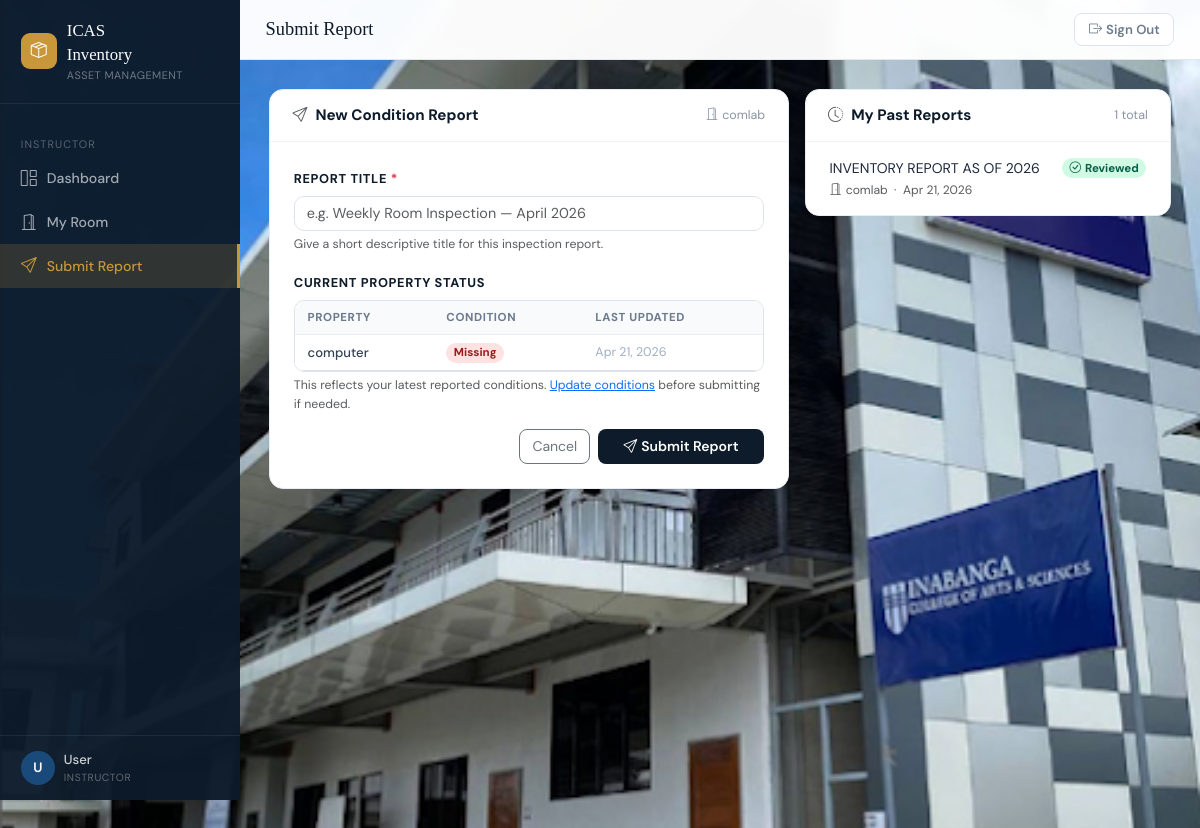
Page /instructor/submit_report.php (signed in) on the earlier database version.
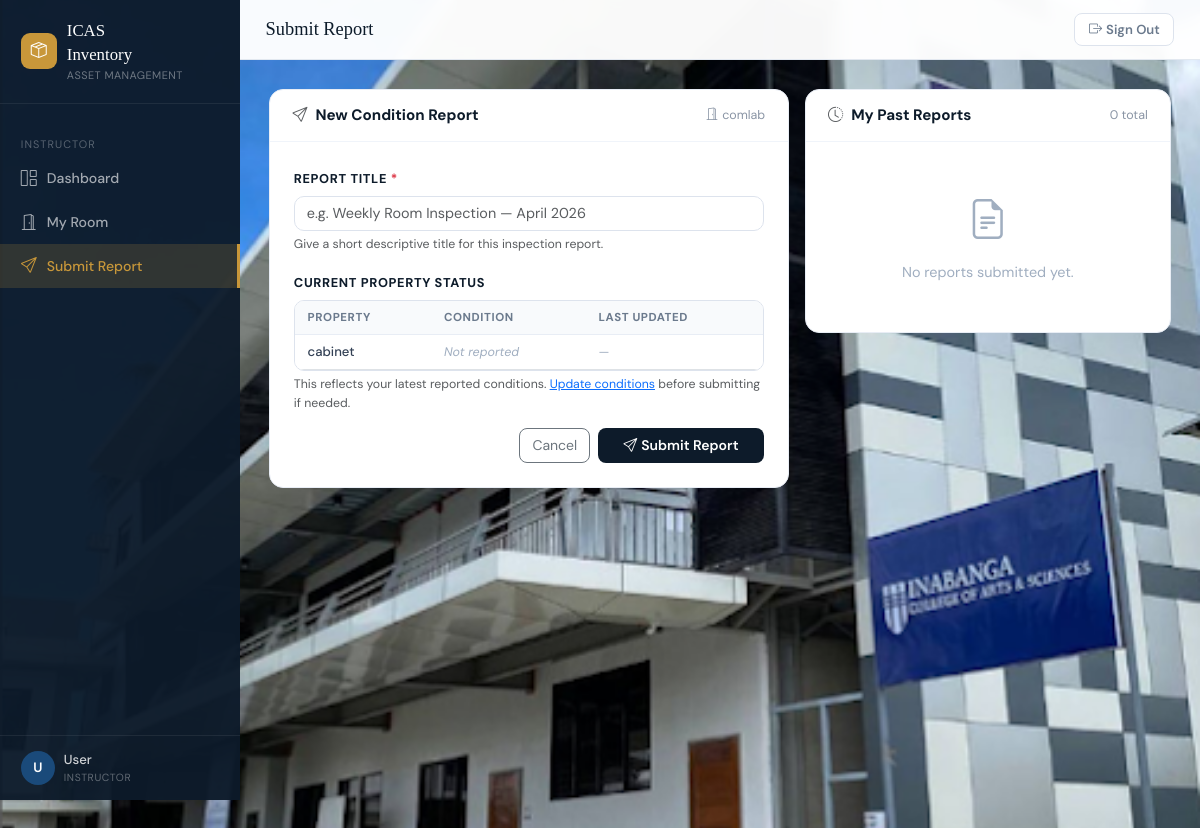
Same page on the later database version.
### tables this page shows
CREATE TABLE `properties` (
  `id` int(11) NOT NULL,
  `room_id` int(11) NOT NULL,
  `property_name` varchar(150) NOT NULL,
  `category` varchar(100) DEFAULT NULL,
  `serial_no` varchar(100) DEFAULT NULL,
  `quantity` int(11) DEFAULT 1,
  `date_acquired` date DEFAULT NULL,
  `remarks` text DEFAULT NULL
);

CREATE TABLE `reports` (
  `id` int(11) NOT NULL,
  `instructor_id` int(11) NOT NULL,
  `room_id` int(11) NOT NULL,
  `title` varchar(200) DEFAULT NULL,
  `status` enum('pending','reviewed') DEFAULT 'pending',
  `submitted_at` timestamp NOT NULL DEFAULT current_timestamp()
);

CREATE TABLE `rooms` (
  `id` int(11) NOT NULL,
  `room_name` varchar(100) NOT NULL,
  `location` varchar(100) DEFAULT NULL,
  `description` text DEFAULT NULL
);

### instructor/submit_report.php (the view, shortened to what the changed rows need)
<?php
require_once '../config/db.php';
$user    = current_user();
$user_id = $user['id'];
$stmt = $pdo->prepare('
    SELECT ra.id AS assignment_id, r.id AS room_id, r.room_name, r.location, ra.assigned_date
    FROM room_assignments ra
    JOIN rooms r ON r.id = ra.room_id
    WHERE ra.instructor_id = ?
    ORDER BY ra.assigned_date DESC
    LIMIT 1
');
$stmt->execute([$user_id]);
$room = $stmt->fetch();
$past_reports = [];
if ($room) {
    $s = $pdo->prepare("
        SELECT r.*, ro.room_name
        FROM reports r
        JOIN rooms ro ON ro.id = r.room_id
        WHERE r.instructor_id = ?
        ORDER BY r.submitted_at DESC
        LIMIT 20
    ");
    $s->execute([$user_id]);
    $past_reports = $s->fetchAll();
}
$properties = [];
if ($room) {
    $s = $pdo->prepare('
        SELECT p.id, p.property_name, p.category, p.quantity,
               pc.conditions AS latest_condition, pc.notes AS latest_notes, pc.reported_at AS latest_reported_at
        FROM properties p
        LEFT JOIN (
            SELECT pc1.*
            FROM property_conditions pc1
            INNER JOIN (
                SELECT property_id, MAX(reported_at) AS latest
                FROM property_conditions
                WHERE instructor_id = ?
                GROUP BY property_id
            ) newest ON pc1.property_id = newest.property_id AND pc1.reported_at = newest.latest
            WHERE pc1.instructor_id = ?
        ) pc ON pc.property_id = p.id
        WHERE p.room_id = ?
        ORDER BY p.category, p.property_name
    ');
    $s->execute([$user_id, $user_id, $room['room_id']]);
    $properties = $s->fetchAll();
}
require_once '../includes/header.php';
?>
<?php if (!$room): ?>
<div class="card-section text-center py-5">
    <i class="bi bi-building-slash" style="font-size:3rem;color:#d0d7e3;display:block;margin-bottom:1rem"></i>
    <h4 class="fw-bold" style="color:var(--brand-navy)">No Room Assigned</h4>
    <p class="text-muted mb-0">You have not been assigned to a room yet.<br>Please contact an administrator.</p>
</div>
<?php else: ?>
<div class="row g-3">
    <div class="col-lg-7 d-flex flex-column gap-3">
        <div class="card-section">
            <div class="card-section-header">
                <h3 class="card-section-title">
                    <i class="bi bi-send me-2 text-muted"></i>New Condition Report
                </h3>
                <span style="font-size:.78rem;color:#8a95a5">
                    <i class="bi bi-door-open me-1"></i><?= htmlspecialchars($room['room_name']) ?>
                </span>
            </div>
            <div class="p-4">
                <form method="POST" action="submit_report.php">
                    <div class="mb-3">
                        <label class="form-label" style="font-size:.8rem;font-weight:700;text-transform:uppercase;letter-spacing:.05em;color:var(--brand-navy)">
                            Report Title <span class="text-danger">*</span>
                        </label>
                        <input type="text" name="title" class="form-control"
                               placeholder="e.g. Weekly Room Inspection — April 2026"
                               style="border-radius:10px;border-color:#dde3ed;font-size:.9rem;"
                               value="<?= htmlspecialchars($_POST['title'] ?? '') ?>" required>
                        <div class="form-text text-muted" style="font-size:.77rem">
                            Give a short descriptive title for this inspection report.
                        </div>
                    </div>
                    <?php if (!empty($properties)): ?>
                    <div class="mb-3">
                        <label class="form-label" style="font-size:.8rem;font-weight:700;text-transform:uppercase;letter-spacing:.05em;color:var(--brand-navy)">
                            Current Property Status
                        </label>
                        <div style="border:1px solid #dde3ed;border-radius:10px;overflow:hidden;max-height:220px;overflow-y:auto;">
                            <table class="table table-sm mb-0" style="font-size:.82rem;">
                                <thead style="position:sticky;top:0;">
                                    <tr>
                                        <th style="background:#f8fafc;color:#6b7a8d;font-size:.72rem;font-weight:700;text-transform:uppercase;letter-spacing:.05em;padding:.5rem .8rem;">Property</th>
                                        <th style="background:#f8fafc;color:#6b7a8d;font-size:.72rem;font-weight:700;text-transform:uppercase;letter-spacing:.05em;padding:.5rem .8rem;">Condition</th>
                                        <th style="background:#f8fafc;color:#6b7a8d;font-size:.72rem;font-weight:700;text-transform:uppercase;letter-spacing:.05em;padding:.5rem .8rem;">Last Updated</th>
                                    </tr>
                                </thead>
                                <tbody>
                                    <?php foreach ($properties as $p):
                                        $cond = $p['latest_condition'];
                                        $badgeMap = ['good' => 'badge-good', 'damaged' => 'badge-damaged', 'missing' => 'badge-missing'];
                                        $cls = $badgeMap[$cond] ?? null;
                                    ?>
                                    <tr>
                                        <td style="padding:.45rem .8rem;color:#334155;font-weight:500;"><?= htmlspecialchars($p['property_name']) ?></td>
                                        <td style="padding:.45rem .8rem;">
                                            <?php if ($cls): ?>
                                                <span class="badge rounded-pill <?= $cls ?>" style="font-size:.72rem"><?= ucfirst($cond) ?></span>
                                            <?php else: ?>
                                                <span style="color:#a0aec0;font-size:.78rem;font-style:italic">Not reported</span>
                                            <?php endif; ?>
                                        </td>
                                        <td style="padding:.45rem .8rem;color:#a0aec0;font-size:.78rem;">
                                            <?= $p['latest_reported_at'] ? date('M j, Y', strtotime($p['latest_reported_at'])) : '—' ?>
                                        </td>
                                    </tr>
                                    <?php endforeach; ?>
                                </tbody>
                            </table>
                        </div>
                        <div class="form-text text-muted" style="font-size:.77rem">
                            This reflects your latest reported conditions. <a href="my_room.php">Update conditions</a> before submitting if needed.
                        </div>
                    </div>
                    <?php endif; ?>
                    <div class="d-flex gap-2 justify-content-end mt-3">
                        <a href="dashboard.php" class="btn btn-outline-secondary rounded-3" style="font-size:.875rem">
                            Cancel
                        </a>
                        <button type="submit" class="btn rounded-3 px-4"
                                style="background:var(--brand-navy);color:#fff;font-size:.875rem;font-weight:600">
                            <i class="bi bi-send me-1"></i>Submit Report
                        </button>
                    </div>
                </form>
            </div>
        </div>
    </div>
    <div class="col-lg-5">
        <div class="card-section">
            <div class="card-section-header">
                <h3 class="card-section-title">
                    <i class="bi bi-clock-history me-2 text-muted"></i>My Past Reports
                </h3>
                <span style="font-size:.78rem;color:#8a95a5"><?= count($past_reports) ?> total</span>
            </div>
            <?php if (empty($past_reports)): ?>
                <div class="empty-state">
                    <i class="bi bi-file-earmark-text"></i>
                    <p>No reports submitted yet.</p>
                </div>
            <?php else: ?>
                <ul class="list-group list-group-flush">
                    <?php foreach ($past_reports as $rpt):
                        $statusMap = [
                            'pending'  => ['badge-pending',  'bi-hourglass-split', 'Pending'],
                            'reviewed' => ['badge-reviewed', 'bi-check-circle',    'Reviewed'],
                        ];
                        [$sCls, $sIco, $sLbl] = $statusMap[$rpt['status']] ?? ['bg-secondary text-white', 'bi-question', $rpt['status']];
                    ?>
                        <li class="list-group-item py-3 px-4" style="border-color:#f0f4fa;">
                            <div class="d-flex align-items-start justify-content-between gap-2">
                                <div style="min-width:0">
                                    <div class="fw-600" style="font-size:.875rem;color:#1e293b;white-space:nowrap;overflow:hidden;text-overflow:ellipsis;">
                                        <?= htmlspecialchars($rpt['title']) ?>
                                    </div>
                                    <div class="text-muted" style="font-size:.76rem;margin-top:2px;">
                                        <i class="bi bi-door-open me-1"></i><?= htmlspecialchars($rpt['room_name']) ?>
                                        &nbsp;·&nbsp;
                                        <?= date('M j, Y', strtotime($rpt['submitted_at'])) ?>
                                    </div>
                                </div>
                                <span class="badge rounded-pill <?= $sCls ?>" style="font-size:.72rem;white-space:nowrap;flex-shrink:0">
                                    <i class="bi <?= $sIco ?> me-1"></i><?= $sLbl ?>
                                </span>
                            </div>
                        </li>
                    <?php endforeach; ?>
                </ul>
            <?php endif; ?>
        </div>
    </div>
</div>
<?php endif; ?>
<?php require_once '../includes/footer.php'; ?>

Differences in the rows shown:
removed properties: property_name "computer", cond "Missing", latest_reported_at "Apr 21, 2026"
removed reports: title "INVENTORY REPORT AS OF 2026", room.room_name "comlab", submitted_at "Apr 21, 2026", sLbl "Reviewed"
added properties: property_name "cabinet", shows "Not reported"
Other differences:
count($past_reports): "1" → "0"
text now shown: "No reports submitted yet."
